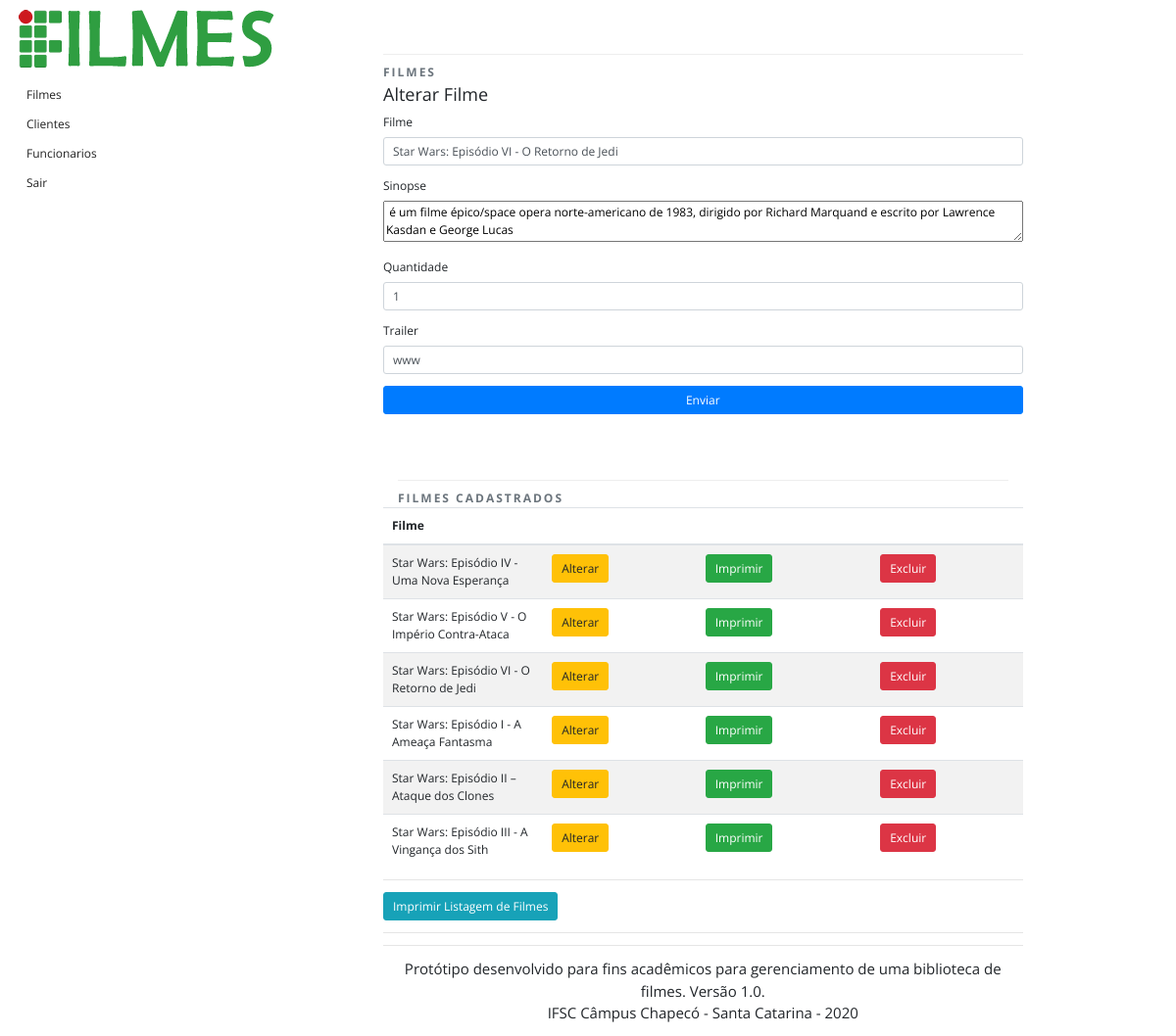
The app's page /adm.php?codigo=3 (signed in) with its own data.
### tables this page shows
CREATE TABLE `filme` (
  `codigo` int(11) NOT NULL,
  `titulo` varchar(255) NOT NULL,
  `sinopse` varchar(255) DEFAULT NULL,
  `quantidade` int(11) DEFAULT NULL,
  `trailer` varchar(255) DEFAULT NULL
);

### funcoes.php (the view, shortened to what this page needs)
<?php
include 'conexao.php';
if(!isset($_REQUEST['codigo'])){
    $action = "inserir_filme.php";
    $legenda = "Incluir";
    $titulofilme = "";
    $sinopse     = "";
    $quantidade  = "";
    $trailer     = "";
 } else {
    $action = "alterar_filme.php?codigo=".$_REQUEST['codigo'];
    $legenda = "Alterar";
    $query = "SELECT * FROM filme WHERE codigo = ".$_REQUEST['codigo'];
    $result = $mysqli->query($query);
    $linha = $result->fetch_object();
    $titulofilme = $linha->titulo;
    $sinopse     = $linha->sinopse;
    $quantidade  = $linha->quantidade;
    $trailer     = $linha->trailer;
}
function imprimeFilmes(){
    global $mysqli;
    $query = "SELECT * FROM filme";
    $result = $mysqli->query($query);
    while($linha = $result->fetch_object()){
        echo '<tr>
        <td scope="row">'.$linha->titulo.'</td>
        <td><a class="btn btn-warning" href="adm.php?codigo='.$linha->codigo.'" role="button">Alterar</a></td>
        <td><a class="btn btn-success" href="imprimir_filme.php?opcao=2&codigo='.$linha->codigo.'" role="button" target="_blank">Imprimir</a></td>
        <td><a class="btn btn-danger" href="excluir_filme.php?codigo='.$linha->codigo.'" role="button">Excluir</a></td>
        </tr>';
    }
}
?>

### adm.php (shortened to what this page needs)
<?php
 include 'conexao.php';
 include "funcoes.php";
?>
<!DOCTYPE html>
<html lang="en">
<head>
  <link href="css/bootstrap.min.css" rel="stylesheet">
  <link href="css/styles.css" rel="stylesheet">
  <link href="css/styles.css" rel="stylesheet">
</head>
<body>
<div class="container-fluid">
<div class="row">
  <div class="column-sm-4">
   <?php include "sidebar.php"; ?>
  </div>
  <div class="column col-sm-7">
    <div class="page-header text-muted">Filmes </div>
      <form class="form-horizontal" action="<?php echo $action; ?>" method="post">
        <fieldset>
          <legend><?php echo $legenda; ?> Filme</legend>
          <div class="form-group">
            <label for="titulofilme">Filme</label>
            <input type="text" class="form-control" id="titulofilme" name="titulofilme" value="<?php echo $titulofilme; ?>" >
          </div>
          <div class="form-group">
            <label for="sinopse">Sinopse</label>
            <textarea id="sinopse" name="sinopse"> <?php echo $sinopse; ?>  </textarea>
          </div>
          <div class="form-group">
            <label for="quantidade">Quantidade</label>
            <input type="text" class="form-control" id="quantidade" name="quantidade" value="<?php echo $quantidade; ?>"  class="input-xxlarge">
          </div>
          <div class="form-group">
            <label for="trailer">Trailer</label>
            <input type="text" class="form-control" id="trailer" name="trailer" value="<?php echo $trailer; ?>"  class="input-xxlarge">
          </div>
          <div class="form-group">
            <input name="enviar" id="enviar" type="submit" value="Enviar"  class="btn btn-primary " />
          </div>
        </fieldset>
      </form>
  <div class="container-fluid">
    <div class="page-header text-muted divider">
      Filmes Cadastrados
    </div>
  </div>
  <table class="table table-striped">
  <thead>
    <tr>
      <th scope="col" class="col-sm-3">Filme</th>
      <th scope="col"></th>
      <th scope="col"></th>
      <th scope="col"></th>
    </tr>
    </thead>
    <tbody>
      <?php
        imprimeFilmes();
      ?>
    </tbody>
  </table>
  <hr>
    <a class="btn btn-info" href="<?php echo "imprimir_filme.php?opcao=1"; ?>" role="button">Imprimir Listagem de Filmes</a>
  <hr>
  <hr />
  <?php include "rodape.php"; ?>
  </div>
  </div>
 </div>
  </body>
</html>

### css/styles.css (style rules this page uses)
html, body { height: 100%; font-family:'Open Sans',arial,sans-serif; font-size: 12px; }
a { color:#222222; }
.wrapper, .row { height: 100%; margin-left:0; margin-right:0; }
.wrapper:before, .wrapper:after, .column:before, .column:after { content: ""; display: table; }
.wrapper:after, .column:after { clear: both; }
.column { height: 100%; overflow: auto; *zoom:1; }
.divider { margin-top:32px; }
.page-header { margin-top: 55px; padding-top: 9px; border-top:1px solid #eeeeee; font-weight:700; text-transform:uppercase; letter-spacing:2px; }
input, textarea { width: 100%; }

### records on screen
filme: titulofilme "Star Wars: Episódio VI - O Retorno de Jedi", sinopse "é um filme épico/space opera norte-americano de 1983, dirigido por Richard Marquand e escrito por Lawrence Kasdan e George Lucas", quantidade "1", trailer "www", titulo "Star Wars: Episódio VI - O Retorno de Jedi"
filme: titulo "Star Wars: Episódio IV - Uma Nova Esperança"
filme: titulo "Star Wars: Episódio V - O Império Contra-Ataca"
filme: titulo "Star Wars: Episódio I - A Ameaça Fantasma"
filme: titulo "Star Wars: Episódio II – Ataque dos Clones"
filme: titulo "Star Wars: Episódio III - A Vingança dos Sith"

### other values on screen
$legenda "Alterar"
